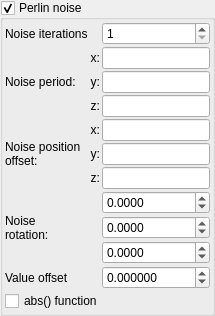
        <widget class="MyGroupBox" name="groupCheck_perlin_noise_enable">
         <property name="title">
          <string>Perlin noise</string>
         </property>
         <property name="checkable">
          <bool>true</bool>
         </property>
         <layout class="QVBoxLayout" name="verticalLayout_21">
          <property name="spacing">
           <number>2</number>
          </property>
          <property name="leftMargin">
           <number>2</number>
          </property>
          <property name="topMargin">
           <number>2</number>
          </property>
          <property name="rightMargin">
           <number>2</number>
          </property>
          <property name="bottomMargin">
           <number>2</number>
          </property>
          <item>
           <layout class="QGridLayout" name="gridLayout_4">
            <property name="spacing">
             <number>2</number>
            </property>
            <item row="4" column="0" rowspan="3">
             <widget class="QLabel" name="label_402">
              <property name="text">
               <string>Noise position
offset:</string>
              </property>
             </widget>
            </item>
            <item row="1" column="2">
             <widget class="MyLineEdit" name="vect3_perlin_noise_period_x">
              <property name="toolTip">
               <string>Defines the period (scale) of the Perlin noise along each axis. Larger values create broader, slower variations; smaller values create finer details.</string>
              </property>
             </widget>
            </item>
            <item row="11" column="0" colspan="3">
             <widget class="MyCheckBox" name="checkBox_perlin_noise_abs">
              <property name="sizePolicy">
               <sizepolicy hsizetype="Minimum" vsizetype="Maximum">
                <horstretch>0</horstretch>
                <verstretch>0</verstretch>
               </sizepolicy>
              </property>
              <property name="toolTip">
               <string>f enabled, uses the absolute value of the Perlin noise, resulting in a mirrored, always-positive pattern for certain effects.</string>
              </property>
              <property name="text">
               <string>abs() function</string>
              </property>
             </widget>
            </item>
            <item row="5" column="2">
             <widget class="MyLineEdit" name="vect3_perlin_noise_position_offset_y">
              <property name="toolTip">
               <string>Offsets the Perlin noise pattern in 3D space, allowing you to shift the noise effect without changing its scale or orientation.</string>
              </property>
             </widget>
            </item>
            <item row="1" column="0" rowspan="3">
             <widget class="QLabel" name="label_115">
              <property name="text">
               <string>Noise period:</string>
              </property>
             </widget>
            </item>
            <item row="0" column="0">
             <widget class="QLabel" name="label_6">
              <property name="text">
               <string>Noise iterations</string>
              </property>
             </widget>
            </item>
            <item row="7" column="2">
             <widget class="MyDoubleSpinBox" name="spinboxd3_perlin_noise_rotation_x">
              <property name="sizePolicy">
               <sizepolicy hsizetype="Minimum" vsizetype="Maximum">
                <horstretch>0</horstretch>
                <verstretch>0</verstretch>
               </sizepolicy>
              </property>
              <property name="toolTip">
               <string>Rotates the Perlin noise pattern around the respective axis, affecting the orientation of noise features.</string>
              </property>
              <property name="prefix">
               <string/>
              </property>
              <property name="suffix">
               <string/>
              </property>
              <property name="decimals">
               <number>4</number>
              </property>
              <property name="minimum">
               <double>-180.000000000000000</double>
              </property>
              <property name="maximum">
               <double>180.000000000000000</double>
              </property>
              <property name="singleStep">
               <double>1.000000000000000</double>
              </property>
             </widget>
            </item>
            <item row="10" column="2">
             <widget class="MyDoubleSpinBox" name="spinbox_perlin_noise_value_offset">
              <property name="sizePolicy">
               <sizepolicy hsizetype="Minimum" vsizetype="Maximum">
                <horstretch>0</horstretch>
                <verstretch>0</verstretch>
               </sizepolicy>
              </property>
              <property name="toolTip">
               <string>Adds a constant offset to the Perlin noise value before applying it, useful for biasing the effect or controlling thresholds.</string>
              </property>
              <property name="prefix">
               <string/>
              </property>
              <property name="suffix">
               <string/>
              </property>
              <property name="decimals">
               <number>6</number>
              </property>
              <property name="minimum">
               <double>-1.000000000000000</double>
              </property>
              <property name="maximum">
               <double>1.000000000000000</double>
              </property>
              <property name="singleStep">
               <double>0.100000000000000</double>
              </property>
             </widget>
            </item>
            <item row="3" column="1">
             <widget class="QLabel" name="label_137">
              <property name="text">
               <string>z:</string>
              </property>
              <property name="alignment">
               <set>Qt::AlignRight|Qt::AlignTrailing|Qt::AlignVCenter</set>
              </property>
             </widget>
            </item>
            <item row="6" column="1">
             <widget class="QLabel" name="label_408">
              <property name="sizePolicy">
               <sizepolicy hsizetype="Preferred" vsizetype="Preferred">
                <horstretch>0</horstretch>
                <verstretch>0</verstretch>
               </sizepolicy>
              </property>
              <property name="text">
               <string>z:</string>
              </property>
              <property name="alignment">
               <set>Qt::AlignRight|Qt::AlignTrailing|Qt::AlignVCenter</set>
              </property>
             </widget>
            </item>
            <item row="2" column="1">
             <widget class="QLabel" name="label_136">
              <property name="text">
               <string>y:</string>
              </property>
              <property name="alignment">
               <set>Qt::AlignRight|Qt::AlignTrailing|Qt::AlignVCenter</set>
              </property>
             </widget>
            </item>
            <item row="2" column="2">
             <widget class="MyLineEdit" name="vect3_perlin_noise_period_y">
              <property name="toolTip">
               <string>Defines the period (scale) of the Perlin noise along each axis. Larger values create broader, slower variations; smaller values create finer details.</string>
              </property>
             </widget>
            </item>
            <item row="10" column="0">
             <widget class="QLabel" name="label_7">
              <property name="text">
               <string>Value offset</string>
              </property>
             </widget>
            </item>
            <item row="4" column="1">
             <widget class="QLabel" name="label_406">
              <property name="sizePolicy">
               <sizepolicy hsizetype="Preferred" vsizetype="Preferred">
                <horstretch>0</horstretch>
                <verstretch>0</verstretch>
               </sizepolicy>
              </property>
              <property name="text">
               <string>x:</string>
              </property>
              <property name="alignment">
               <set>Qt::AlignRight|Qt::AlignTrailing|Qt::AlignVCenter</set>
              </property>
             </widget>
            </item>
            <item row="0" column="2">
             <widget class="MySpinBox" name="spinboxInt_perlin_noise_iterations">
              <property name="sizePolicy">
               <sizepolicy hsizetype="Minimum" vsizetype="Maximum">
                <horstretch>0</horstretch>
                <verstretch>0</verstretch>
               </sizepolicy>
              </property>
              <property name="toolTip">
               <string>Sets the number of octaves (layers) for Perlin noise, increasing the complexity and detail of the noise pattern.</string>
              </property>
              <property name="minimum">
               <number>1</number>
              </property>
              <property name="maximum">
               <number>100</number>
              </property>
             </widget>
            </item>
            <item row="5" column="1">
             <widget class="QLabel" name="label_407">
              <property name="sizePolicy">
               <sizepolicy hsizetype="Preferred" vsizetype="Preferred">
                <horstretch>0</horstretch>
                <verstretch>0</verstretch>
               </sizepolicy>
              </property>
              <property name="text">
               <string>y:</string>
              </property>
              <property name="alignment">
               <set>Qt::AlignRight|Qt::AlignTrailing|Qt::AlignVCenter</set>
              </property>
             </widget>
            </item>
            <item row="6" column="2">
             <widget class="MyLineEdit" name="vect3_perlin_noise_position_offset_z">
              <property name="toolTip">
               <string>Offsets the Perlin noise pattern in 3D space, allowing you to shift the noise effect without changing its scale or orientation.</string>
              </property>
             </widget>
            </item>
            <item row="8" column="2">
             <widget class="MyDoubleSpinBox" name="spinboxd3_perlin_noise_rotation_y">
              <property name="sizePolicy">
               <sizepolicy hsizetype="Minimum" vsizetype="Maximum">
                <horstretch>0</horstretch>
                <verstretch>0</verstretch>
               </sizepolicy>
              </property>
              <property name="toolTip">
               <string>Rotates the Perlin noise pattern around the respective axis, affecting the orientation of noise features.</string>
              </property>
              <property name="prefix">
               <string/>
              </property>
              <property name="suffix">
               <string/>
              </property>
              <property name="decimals">
               <number>4</number>
              </property>
              <property name="minimum">
               <double>-180.000000000000000</double>
              </property>
              <property name="maximum">
               <double>180.000000000000000</double>
              </property>
              <property name="singleStep">
               <double>1.000000000000000</double>
              </property>
             </widget>
            </item>
            <item row="3" column="2">
             <widget class="MyLineEdit" name="vect3_perlin_noise_period_z">
              <property name="toolTip">
               <string>Defines the period (scale) of the Perlin noise along each axis. Larger values create broader, slower variations; smaller values create finer details.</string>
              </property>
             </widget>
            </item>
            <item row="1" column="1">
             <widget class="QLabel" name="label_135">
              <property name="text">
               <string>x:</string>
              </property>
              <property name="alignment">
               <set>Qt::AlignRight|Qt::AlignTrailing|Qt::AlignVCenter</set>
              </property>
             </widget>
            </item>
            <item row="4" column="2">
             <widget class="MyLineEdit" name="vect3_perlin_noise_position_offset_x">
              <property name="toolTip">
               <string>Offsets the Perlin noise pattern in 3D space, allowing you to shift the noise effect without changing its scale or orientation.</string>
              </property>
             </widget>
            </item>
            <item row="9" column="2">
             <widget class="MyDoubleSpinBox" name="spinboxd3_perlin_noise_rotation_z">
              <property name="sizePolicy">
               <sizepolicy hsizetype="Minimum" vsizetype="Maximum">
                <horstretch>0</horstretch>
                <verstretch>0</verstretch>
               </sizepolicy>
              </property>
              <property name="toolTip">
               <string>Rotates the Perlin noise pattern around the respective axis, affecting the orientation of noise features.</string>
              </property>
              <property name="prefix">
               <string/>
              </property>
              <property name="suffix">
               <string/>
              </property>
              <property name="decimals">
               <number>4</number>
              </property>
              <property name="minimum">
               <double>-180.000000000000000</double>
              </property>
              <property name="maximum">
               <double>180.000000000000000</double>
              </property>
              <property name="singleStep">
               <double>1.000000000000000</double>
              </property>
             </widget>
            </item>
            <item row="7" column="0" rowspan="3">
             <widget class="QLabel" name="label_409">
              <property name="text">
               <string>Noise
rotation:</string>
              </property>
             </widget>
            </item>
           </layout>
          </item>
         </layout>
        </widget>
